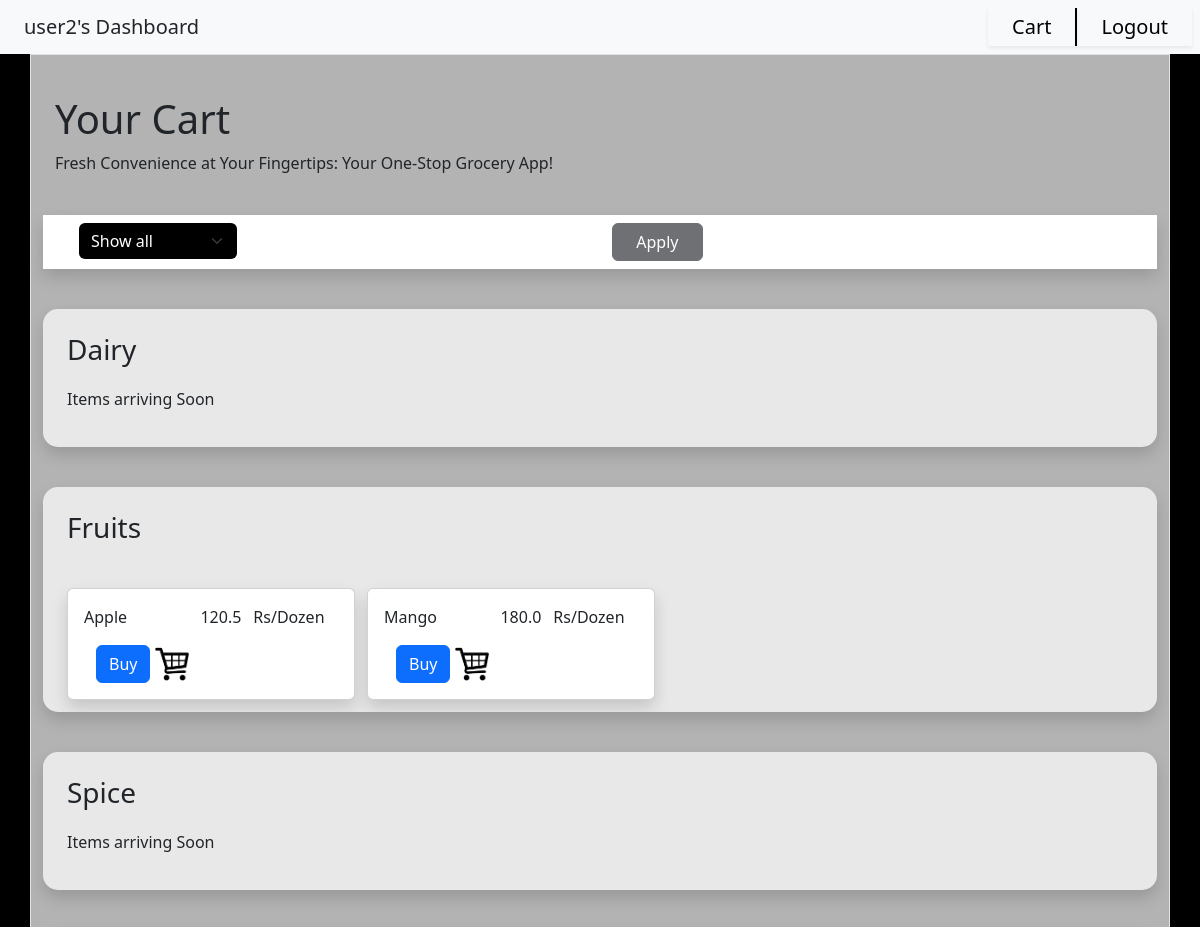
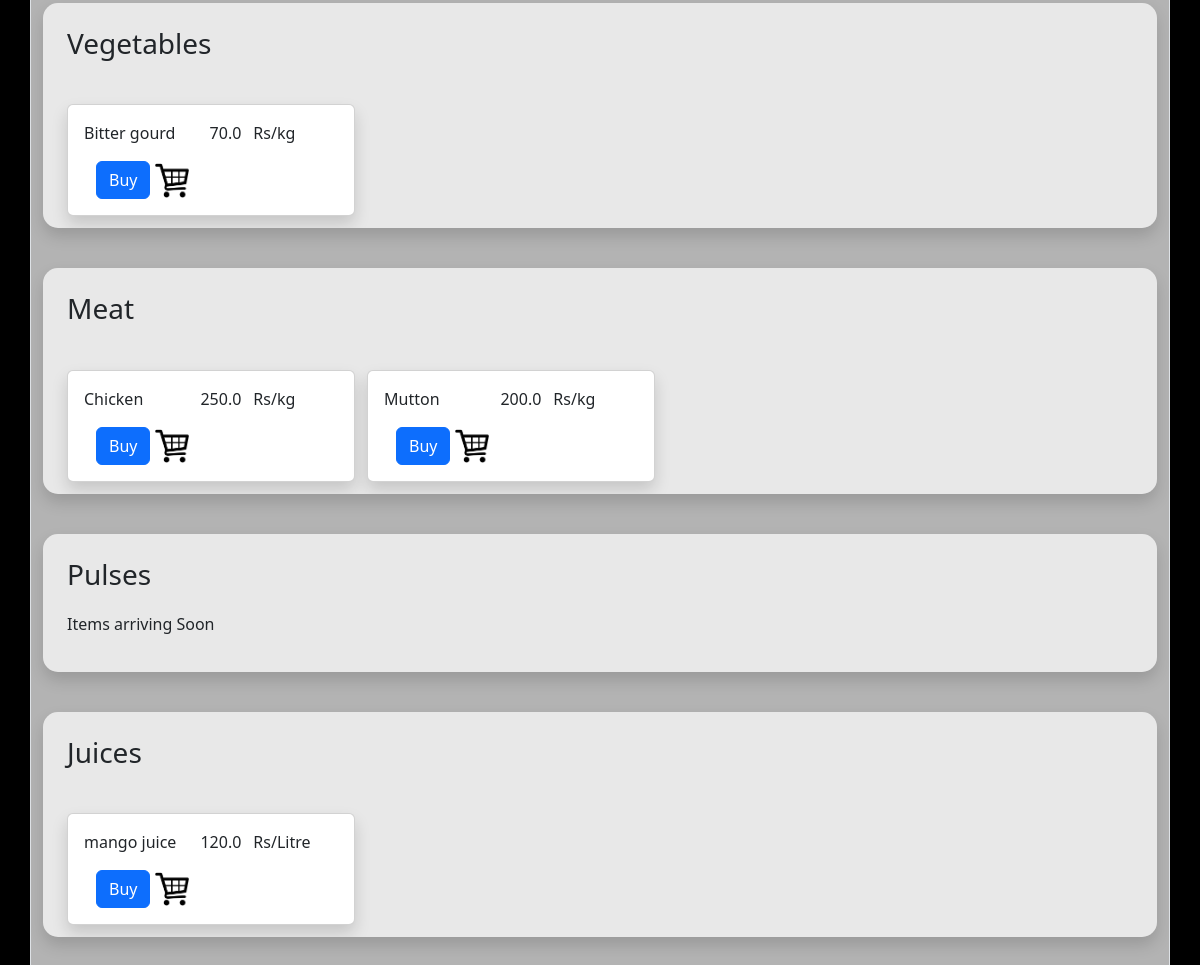
Before: /user2/user_dashboard with the older database file (2 pictures, top to bottom).
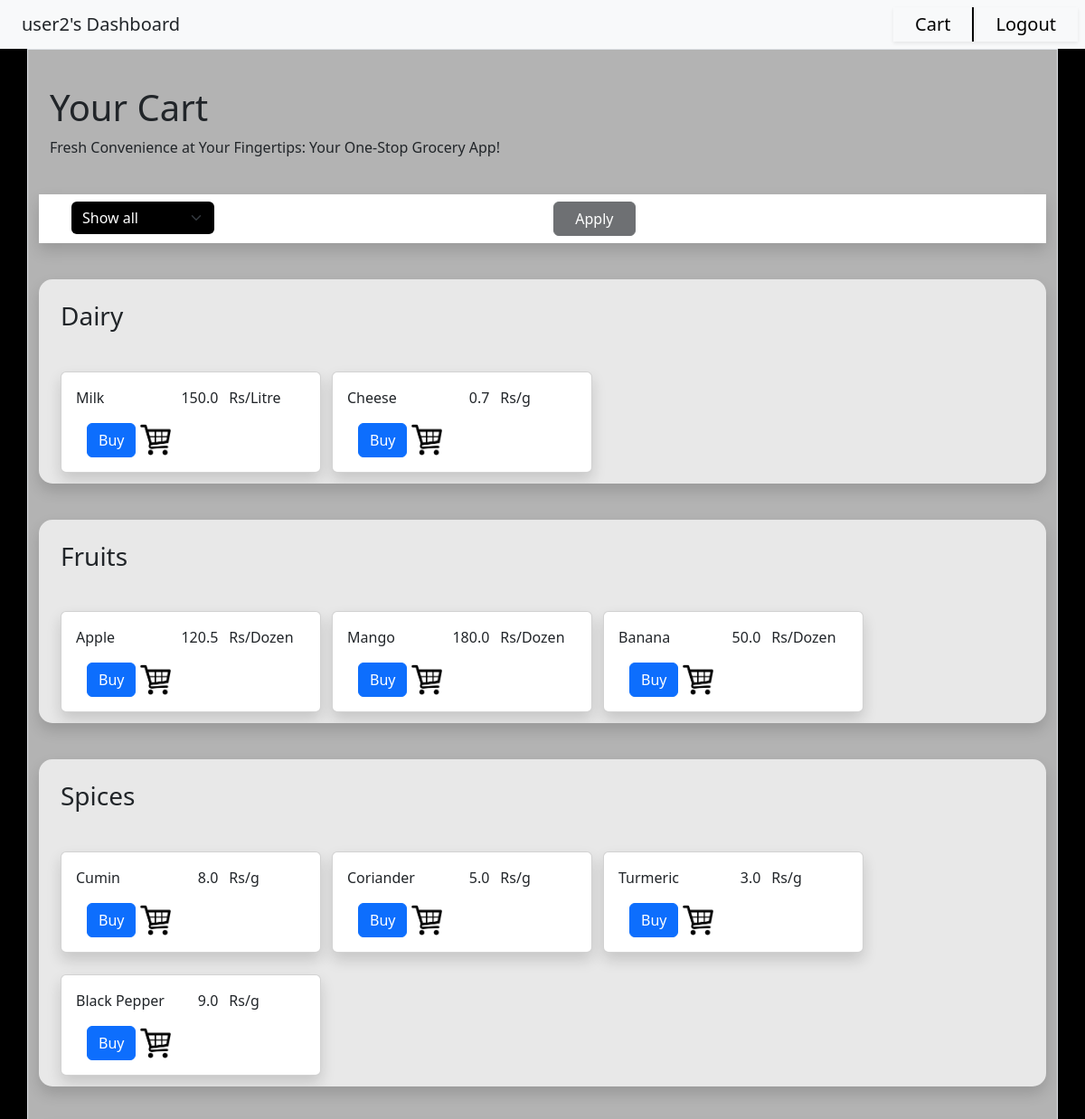
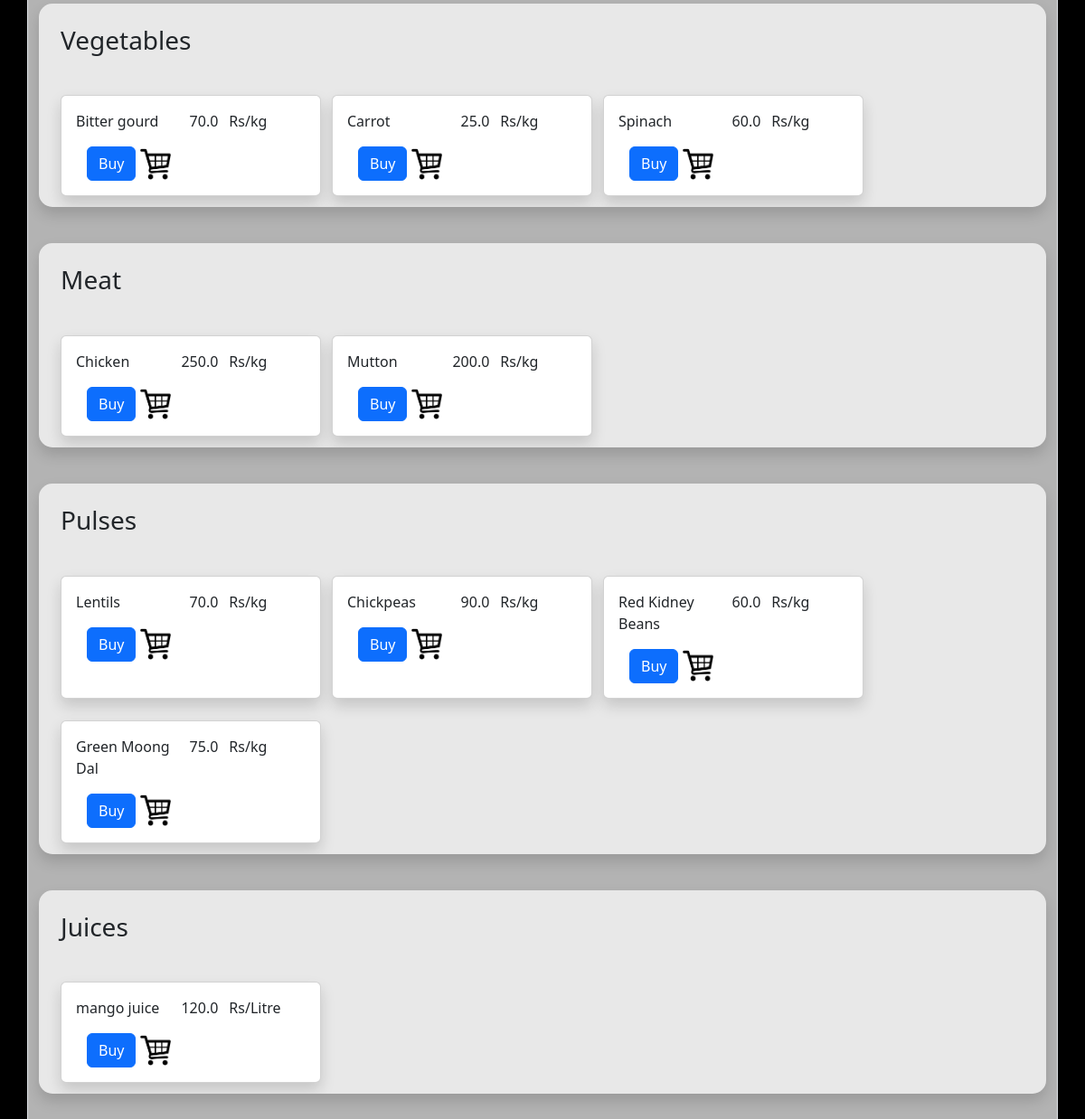
After: the same page with the newer database file (2 pictures, top to bottom).
### application/models.py (models this page shows)
class Category(db.Model):
    __tablename__ = 'Category'
    CID = db.Column(db.Integer, autoincrement=True, primary_key=True)
    Name = db.Column(db.String(collation='NOCASE'), unique=True, nullable=False)
    products = db.relationship("Product", back_populates="cat", cascade='all, delete-orphan', passive_deletes=True)

class Product(db.Model):
    __tablename__ = 'Product'
    PID = db.Column(db.Integer, autoincrement=True, primary_key=True)
    Name = db.Column(db.String(collation='NOCASE'), unique=True, nullable=False)
    Price = db.Column(db.Float, nullable=False)
    Unit = db.Column(db.String, nullable=False)
    Stock = db.Column(db.Integer, nullable=False)
    CID = db.Column(db.Integer, db.ForeignKey('Category.CID', ondelete='CASCADE'))
    cat = db.relationship("Category", back_populates="products")
    ords = db.relationship("Order_Details", back_populates="product")

### application/controllers.py (the view)
@app.route("/<uname>/user_dashboard")
def user_logged_in(uname):
    return render_template("user_dash.html", user = uname, categories=Category.query.all())

### templates/user_dash.html (shortened to what this page needs)
<!DOCTYPE html>
<html>
    <head>
        <link href="https://cdn.jsdelivr.net/npm/bootstrap@5.3.1/dist/css/bootstrap.min.css" rel="stylesheet">
    </head>
    <body id="body">
        <nav id = "nav" class="navbar sticky-top bg-body-tertiary text-center">
            <div class="nav" style = "text-align:left;">
                {{ user }}'s Dashboard
            </div>
            <div class="clickable nav shadow-sm" style = "margin-left:auto;text-align:right; border-right:2px solid black;">
                <a href="/{{ user }}/cart" style = "text-decoration:none; color:black;">Cart</a>
            </div>
            <div class="clickable nav shadow-sm" style = "margin-right:1vh; text-align:left;">
                <a href="/login" style = "text-decoration:none; color:black;">Logout</a>
            </div>
        </nav>
        <div id = "content" class="container border">
            <div style = "margin-left:1vw; margin-right:auto; margin-top:5vh;">
                <h1>Your Cart</h1>
                Fresh Convenience at Your Fingertips: Your One-Stop Grocery App!<br>
            </div>
            <div class = "container-fluid shadow" style = "width:100%; margin-top:5vh; background-color:white;">
                <div class ="row" style="margin-left:1vw; padding-top:1vh; padding-bottom:1vh">
                    <div class = "col-2" >
                        <select id = "filter-select" class="form-select" style = "background-color:black; color:white; border:none;" onchange = "filter_ip()" aria-label="Default select example">
                            <option selected>Show all </option>
                        </select>
                    </div>
                    <div class = "col-2"></div>
                    <div id = "range-val" class = "col-2"></div>
                    <button id = "filter-btn" type="button" class="btn btn-dark col-1" disabled onclick = "filter()">Apply</button>
                </div>
            </div>
            <div id = "list" style = "width:100%;">
                {% for cat in categories %}
                <div id = "{{ cat.Name }}" class = "container-fluid shadow line-item" style = "width:100%; margin-top:5vh;">
                    <div class ="row" style="margin-left:1vw; padding-top:3vh">
                        <h3>{{ cat.Name }}</h3>
                    </div>
                    <div class ="row cat" style = "margin: auto; width: 100%; height: fit-content; padding: 1vw; overflow-x: auto;">
                        {% for prod in cat.products %}
                        <div id = "{{ prod.Name }}" class="card prod shadow" style = "margin-left:1vw;">
                            <div class="card-body">
                                <div class="card-text row">
                                    <p class="col-5" style = "text-align:left; padding:0;">{{ prod.Name }}</p>
                                    <p class="col-3 price" style = "text-align:right; padding-left:0;">{{ prod.Price }}</p>
                                    <p class="col-4" style = "text-align:right; padding:0; text-align:left;">{{ prod.Unit }}</p>
                                </div>
                                <button type="button" class="btn btn-primary edit-cat" onclick = "window.location.href = '/{{ user }}/cart_addition/prod_{{ prod.PID }}';">Buy</button>
                                <img src ="{{url_for('static', filename='images/cart.png')}}" style = "width:15%">
                            </div>
                        </div>
                        {% else %}
                        <p class="mb-4"> Items arriving Soon </p>
                        {% endfor %}
                    </div>
                </div>
                {% endfor %}
            </div>
        </div>
    </body>
</html>

Changed rows visible on the page:
shown differently, row unchanged: Category "Dairy": no longer shows "Items arriving Soon"
added Product: Name "Milk", Price "150.0", Unit "Rs/Litre", shown under Category "Dairy"
added Product: Name "Cheese", Price "0.7", Unit "Rs/g", shown under Category "Dairy"
added Product: Name "Banana", Price "50.0", Unit "Rs/Dozen", shown under Category "Fruits"
changed Category: Name "Spice" → "Spices"; no longer shows "Items arriving Soon"
added Product: Name "Cumin", Price "8.0", Unit "Rs/g", shown under Category "Spices"
added Product: Name "Coriander", Price "5.0", Unit "Rs/g", shown under Category "Spices"
added Product: Name "Turmeric", Price "3.0", Unit "Rs/g", shown under Category "Spices"
added Product: Name "Black Pepper", Price "9.0", Unit "Rs/g", shown under Category "Spices"
added Product: Name "Carrot", Price "25.0", Unit "Rs/kg", shown under Category "Vegetables"
added Product: Name "Spinach", Price "60.0", Unit "Rs/kg", shown under Category "Vegetables"
shown differently, row unchanged: Category "Pulses": no longer shows "Items arriving Soon"
added Product: Name "Lentils", Price "70.0", Unit "Rs/kg", shown under Category "Pulses"
added Product: Name "Chickpeas", Price "90.0", Unit "Rs/kg", shown under Category "Pulses"
added Product: Name "Red Kidney Beans", Price "60.0", Unit "Rs/kg", shown under Category "Pulses"
added Product: Name "Green Moong Dal", Price "75.0", Unit "Rs/kg", shown under Category "Pulses"
